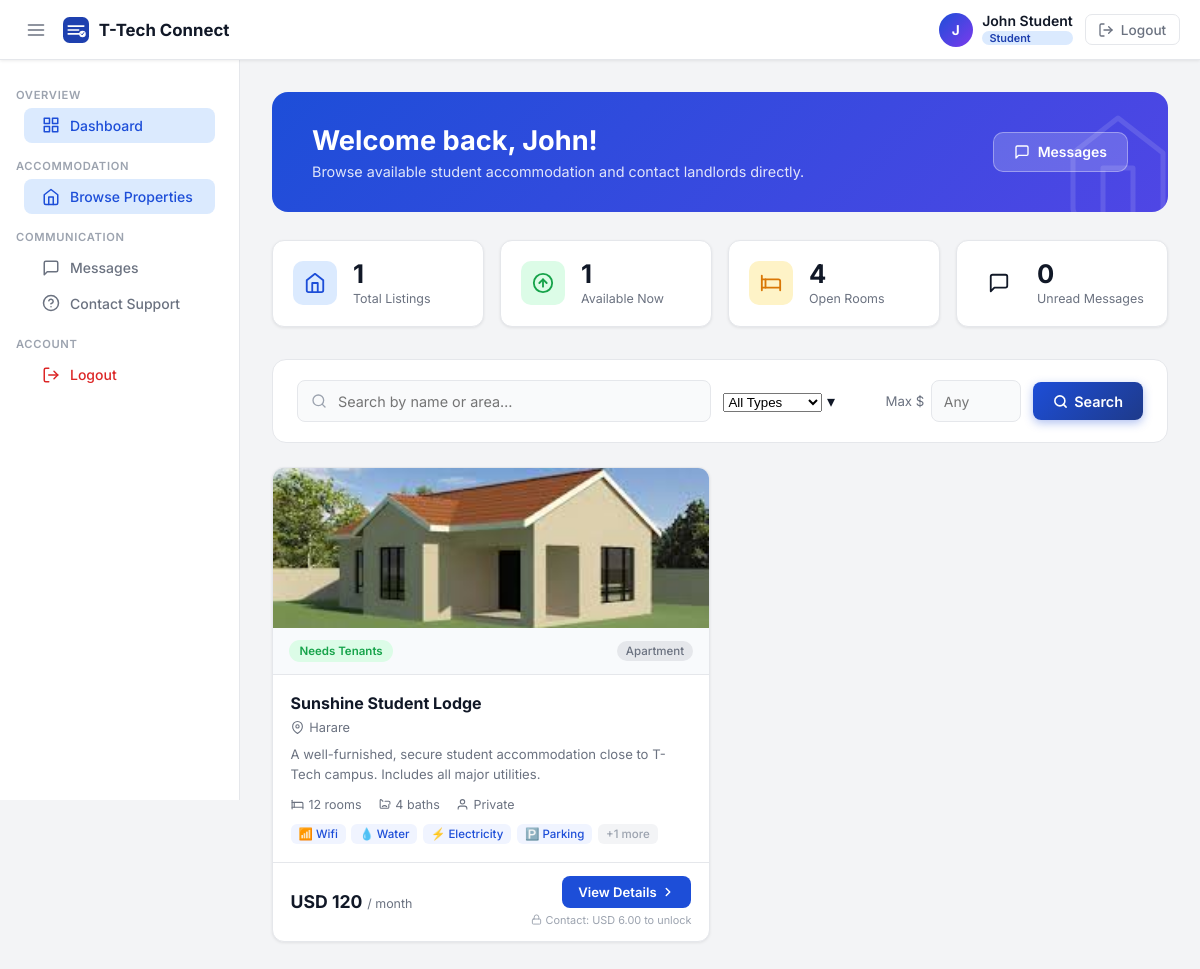
/dashboard (signed in), run on the app's committed database.
### tables this page shows
CREATE TABLE property_images (
                id INTEGER PRIMARY KEY AUTOINCREMENT,
                property_id INTEGER NOT NULL,
                filename TEXT NOT NULL,
                is_primary INTEGER DEFAULT 0,
                uploaded_at TIMESTAMP DEFAULT CURRENT_TIMESTAMP,
                FOREIGN KEY (property_id) REFERENCES properties(id)
            );

CREATE TABLE properties (
                id INTEGER PRIMARY KEY AUTOINCREMENT,
                landlord_id INTEGER NOT NULL,
                title TEXT NOT NULL,
                property_type TEXT DEFAULT 'apartment',
                description TEXT,
                status TEXT DEFAULT 'available',
                is_shared INTEGER DEFAULT 0,
                total_rooms INTEGER DEFAULT 1,
                available_rooms INTEGER DEFAULT 1,
                bathrooms INTEGER DEFAULT 1,
                price_per_month REAL NOT NULL,
                currency TEXT DEFAULT 'USD',
                address TEXT,
                city TEXT,
                country TEXT DEFAULT 'Zimbabwe',
                latitude REAL,
                longitude REAL,
                services TEXT DEFAULT '[]',
                contact_phone TEXT,
                contact_email TEXT,
                is_active INTEGER DEFAULT 1,
                created_at TIMESTAMP DEFAULT CURRENT_TIMESTAMP,
                updated_at TIMESTAMP DEFAULT CURRENT_TIMESTAMP, nearby_landmark TEXT DEFAULT '',
                FOREIGN KEY (landlord_id) REFERENCES users(id)
            );

### Backend/app.py (the view)
@app.route('/dashboard')
@login_required
def dashboard():
    if session.get('user_role') == 'landlord':
        return redirect(url_for('landlord_dashboard'))
    if session.get('user_role') == 'admin':
        return redirect(url_for('admin_dashboard'))
    q         = request.args.get('q', '').strip()
    prop_type = request.args.get('type', '').strip()
    max_price = request.args.get('max_price', '').strip()
    filters = ["p.is_active=1"]
    params  = []
    if q:
        like = f'%{q}%'
        filters.append("(p.title LIKE ? OR p.nearby_landmark LIKE ? OR p.city LIKE ? OR p.description LIKE ?)")
        params += [like, like, like, like]
    if prop_type:
        filters.append("p.property_type=?")
        params.append(prop_type)
    if max_price:
        try:
            filters.append("p.price_per_month<=?")
            params.append(float(max_price))
        except ValueError:
            pass
    where = ' AND '.join(filters)
    with get_db() as conn:
        stats = conn.execute("""
            SELECT COUNT(*) as total,
                   SUM(CASE WHEN status='available' THEN 1 ELSE 0 END) as available,
                   SUM(CASE WHEN available_rooms > 0 THEN available_rooms ELSE 0 END) as rooms_available
            FROM properties WHERE is_active=1
        """).fetchone()
        props = conn.execute(f"""
            SELECT p.*, u.full_name as landlord_name
            FROM properties p JOIN users u ON p.landlord_id=u.id
            WHERE {where}
            ORDER BY p.created_at DESC
        """, params).fetchall()
    prop_list = []
    for p in props:
        d = {**dict(p), 'services': json.loads(p['services'] or '[]')}
        with get_db() as conn:
            cover = conn.execute(
                "SELECT filename FROM property_images WHERE property_id=? AND is_primary=1 LIMIT 1",
                (p['id'],)
            ).fetchone()
        d['cover_image'] = cover['filename'] if cover else None
        prop_list.append(d)
    unread = get_unread_count(session['user_id'])
    return render_template('dashboard.html',
                           user_name=session.get('user_name'),
                           user_role=session.get('user_role'),
                           user_email=session.get('user_email'),
                           properties=prop_list,
                           stats=stats,
                           q=q, prop_type=prop_type, max_price=max_price,
                           unread_count=unread)

### Frontend/templates/dashboard.html (shortened to what this page needs)
<!DOCTYPE html>
<html lang="en">
<head>
  <link rel="stylesheet" href="{{ url_for('static', filename='css/landlord.css') }}" />
  <link rel="stylesheet" href="{{ url_for('static', filename='css/dashboard.css') }}" />
</head>
<body>
{% include '_topbar.html' %}
<div class="layout">
  {% include '_sidebar.html' %}
  <main class="page-main">
    <div class="student-banner">
      <div class="student-banner-content">
        <div class="student-banner-text">
          <h1 class="student-banner-title">Welcome back, {{ user_name.split()[0] }}!</h1>
          <p class="student-banner-sub">Browse available student accommodation and contact landlords directly.</p>
        </div>
        <a href="/messages" class="student-banner-btn">
          <svg width="16" height="16" viewBox="0 0 24 24" fill="none" stroke="currentColor" stroke-width="2" stroke-linecap="round" stroke-linejoin="round"><path d="M21 15a2 2 0 0 1-2 2H7l-4 4V5a2 2 0 0 1 2-2h14a2 2 0 0 1 2 2z"/></svg>
          Messages
        </a>
      </div>
      <div class="banner-decoration">
        <svg width="120" height="120" viewBox="0 0 24 24" fill="none" stroke="rgba(255,255,255,0.12)" stroke-width="1" stroke-linecap="round" stroke-linejoin="round"><path d="M3 9l9-7 9 7v11a2 2 0 0 1-2 2H5a2 2 0 0 1-2-2z"/><polyline points="9 22 9 12 15 12 15 22"/></svg>
      </div>
    </div>
    <div class="stats-grid">
      <div class="stat-card stat-blue">
        <div class="stat-icon">
          <svg width="22" height="22" viewBox="0 0 24 24" fill="none" stroke="currentColor" stroke-width="2" stroke-linecap="round" stroke-linejoin="round"><path d="M3 9l9-7 9 7v11a2 2 0 0 1-2 2H5a2 2 0 0 1-2-2z"/><polyline points="9 22 9 12 15 12 15 22"/></svg>
        </div>
        <div class="stat-body">
          <span class="stat-value">{{ stats.total or 0 }}</span>
          <span class="stat-label">Total Listings</span>
        </div>
      </div>
      <div class="stat-card stat-green">
        <div class="stat-icon">
          <svg width="22" height="22" viewBox="0 0 24 24" fill="none" stroke="currentColor" stroke-width="2" stroke-linecap="round" stroke-linejoin="round"><circle cx="12" cy="12" r="10"/><polyline points="16 12 12 8 8 12"/><line x1="12" y1="16" x2="12" y2="8"/></svg>
        </div>
        <div class="stat-body">
          <span class="stat-value">{{ stats.available or 0 }}</span>
          <span class="stat-label">Available Now</span>
        </div>
      </div>
      <div class="stat-card stat-amber">
        <div class="stat-icon">
          <svg width="22" height="22" viewBox="0 0 24 24" fill="none" stroke="currentColor" stroke-width="2" stroke-linecap="round" stroke-linejoin="round"><path d="M2 4v16"/><path d="M2 8h18a2 2 0 0 1 2 2v10"/><path d="M2 17h20"/><path d="M6 8v9"/></svg>
        </div>
        <div class="stat-body">
          <span class="stat-value">{{ stats.rooms_available or 0 }}</span>
          <span class="stat-label">Open Rooms</span>
        </div>
      </div>
      <div class="stat-card stat-purple">
        <div class="stat-icon">
          <svg width="22" height="22" viewBox="0 0 24 24" fill="none" stroke="currentColor" stroke-width="2" stroke-linecap="round" stroke-linejoin="round"><path d="M21 15a2 2 0 0 1-2 2H7l-4 4V5a2 2 0 0 1 2-2h14a2 2 0 0 1 2 2z"/></svg>
        </div>
        <div class="stat-body">
          <span class="stat-value">{{ unread_count or 0 }}</span>
          <span class="stat-label">Unread Messages</span>
        </div>
      </div>
    </div>
    <div class="search-card">
      <form method="GET" action="/dashboard" class="search-form" id="search-form">
        <div class="search-input-wrap">
          <input type="text" name="q" value="{{ q }}" class="search-input"
                 placeholder="Search by name or area…" autocomplete="off" />
        </div>
        <div class="select-wrap filter-select">
          <select name="type" class="field-input" onchange="this.form.submit()">
            <option value="">All Types</option>
            {% set types = [('apartment','Apartment'),('house','House'),('room','Single Room'),
                            ('cottage','Cottage'),('flat','Flat'),('studio','Studio'),('hostel','Hostel')] %}
          </select>
          <span class="select-arrow">▾</span>
        </div>
        <div class="price-filter-wrap">
          <span class="price-filter-label">Max $</span>
          <input type="number" name="max_price" value="{{ max_price }}"
                 class="field-input price-filter-input" placeholder="Any" min="0" step="10" />
        </div>
        <button type="submit" class="btn-primary search-btn">
          <svg width="15" height="15" viewBox="0 0 24 24" fill="none" stroke="currentColor" stroke-width="2.5" stroke-linecap="round"><circle cx="11" cy="11" r="8"/><line x1="21" y1="21" x2="16.65" y2="16.65"/></svg>
          Search
        </button>
      </form>
    </div>
    {% if properties %}
    <div class="prop-grid">
      {% for p in properties %}
      <div class="prop-card">
        {% if p.cover_image %}
        <div class="prop-cover">
          <img src="{{ url_for('static', filename='uploads/properties/' + p.cover_image) }}"
               alt="{{ p.title }}" class="prop-cover-img" />
        </div>
        {% endif %}
        <div class="prop-status-bar">
          <span class="status-badge status-{{ p.status }}">
            {% if p.status == 'available' %}Needs Tenants
            {% elif p.status == 'occupied' %}Occupied
            {% elif p.status == 'partial' %}Partially Occupied
            {% else %}Maintenance{% endif %}
          </span>
          <span class="prop-type-chip">{{ p.property_type|title }}</span>
        </div>
        <div class="prop-body">
          <h3 class="prop-title">{{ p.title }}</h3>
          <div class="prop-location">
            <svg width="13" height="13" viewBox="0 0 24 24" fill="none" stroke="currentColor" stroke-width="2" stroke-linecap="round" stroke-linejoin="round"><path d="M21 10c0 7-9 13-9 13s-9-6-9-13a9 9 0 0 1 18 0z"/><circle cx="12" cy="10" r="3"/></svg>
            {{ p.nearby_landmark or p.city or 'Location not specified' }}
          </div>
          {% if p.description %}
          <p class="prop-desc">{{ p.description[:110] }}{% if p.description|length > 110 %}…{% endif %}</p>
          {% endif %}
          <div class="prop-meta-row">
            <div class="meta-item">
              <svg width="13" height="13" viewBox="0 0 24 24" fill="none" stroke="currentColor" stroke-width="2" stroke-linecap="round" stroke-linejoin="round"><path d="M2 4v16"/><path d="M2 8h18a2 2 0 0 1 2 2v10"/><path d="M2 17h20"/><path d="M6 8v9"/></svg>
              {{ p.total_rooms }} room{{ 's' if p.total_rooms != 1 }}
            </div>
            <div class="meta-item">
              {{ p.bathrooms }} bath{{ 's' if p.bathrooms != 1 }}
            </div>
            <div class="meta-item">
              {% if p.is_shared %}
                <svg width="13" height="13" viewBox="0 0 24 24" fill="none" stroke="currentColor" stroke-width="2"><path d="M17 21v-2a4 4 0 0 0-4-4H5a4 4 0 0 0-4 4v2"/><circle cx="9" cy="7" r="4"/><path d="M23 21v-2a4 4 0 0 0-3-3.87"/><path d="M16 3.13a4 4 0 0 1 0 7.75"/></svg>
                Shared
              {% else %}
                <svg width="13" height="13" viewBox="0 0 24 24" fill="none" stroke="currentColor" stroke-width="2"><path d="M20 21v-2a4 4 0 0 0-4-4H8a4 4 0 0 0-4 4v2"/><circle cx="12" cy="7" r="4"/></svg>
                Private
              {% endif %}
            </div>
          </div>
          {% if p.services %}
          <div class="services-row">
            {% set svc_icons = {'wifi':'📶','water':'💧','electricity':'⚡','parking':'🅿️',
                                'security':'🔒','laundry':'🫧','kitchen':'🍳','dstv':'📺'} %}
            {% for svc in p.services[:4] %}
            <span class="svc-chip">{{ svc_icons.get(svc,'✓') }} {{ svc|title }}</span>
            {% endfor %}
            {% if p.services|length > 4 %}
            <span class="svc-chip svc-more">+{{ p.services|length - 4 }} more</span>
            {% endif %}
          </div>
          {% endif %}
        </div>
        <div class="prop-footer">
          <div class="prop-price">
            <span class="price-value">{{ p.currency }} {{ "%.0f"|format(p.price_per_month) }}</span>
            <span class="price-label">/ month</span>
          </div>
          <div style="display:flex;flex-direction:column;align-items:flex-end;gap:.3rem">
            <a href="/landlord/property/{{ p.id }}" class="btn-view-prop">
              View Details
              <svg width="14" height="14" viewBox="0 0 24 24" fill="none" stroke="currentColor" stroke-width="2.5" stroke-linecap="round" stroke-linejoin="round"><polyline points="9 18 15 12 9 6"/></svg>
            </a>
            <span class="contact-lock-hint">
              <svg width="11" height="11" viewBox="0 0 24 24" fill="none" stroke="currentColor" stroke-width="2" stroke-linecap="round" stroke-linejoin="round"><rect x="3" y="11" width="18" height="11" rx="2" ry="2"/><path d="M7 11V7a5 5 0 0 1 10 0v4"/></svg>
              Contact: {{ p.currency }} {{ "%.2f"|format(p.price_per_month * 0.05) }} to unlock
            </span>
          </div>
        </div>
      </div>
      {% endfor %}
    </div>
    {% endif %}
  </main>
</div>
</body>
</html>

### data on the page
property_images: filename (picture)
properties: property_type "Apartment", title "Sunshine Student Lodge", city "Harare", description "A well-furnished, secure student accommodation close to T-Tech campus. Includes all major utilities.", currency "USD", price_per_month "120", currency "USD", p.price_per_month*0.05 "6.00"

### other printed values
{{ user_name[0].upper() if user_name else 'L' }} "J"
{{ user_name }} "John Student"
{{ user_role|title }} "Student"
{{ user_name.split()[0] }} "John"
{{ stats.total or 0 }} "1"
{{ stats.available or 0 }} "1"
{{ stats.rooms_available or 0 }} "4"
{{ unread_count or 0 }} "0"
{{ p.total_rooms }} "12"
{{ 's' if p.total_rooms != 1 }} "s"
{{ p.bathrooms }} "4"
{{ 's' if p.bathrooms != 1 }} "s"
{{ svc_icons.get(svc,'✓') }} "📶" "💧" "⚡" "🅿️"
{{ svc|title }} "Wifi" "Water" "Electricity" "Parking"
{{ p.services|length - 4 }} "1"
